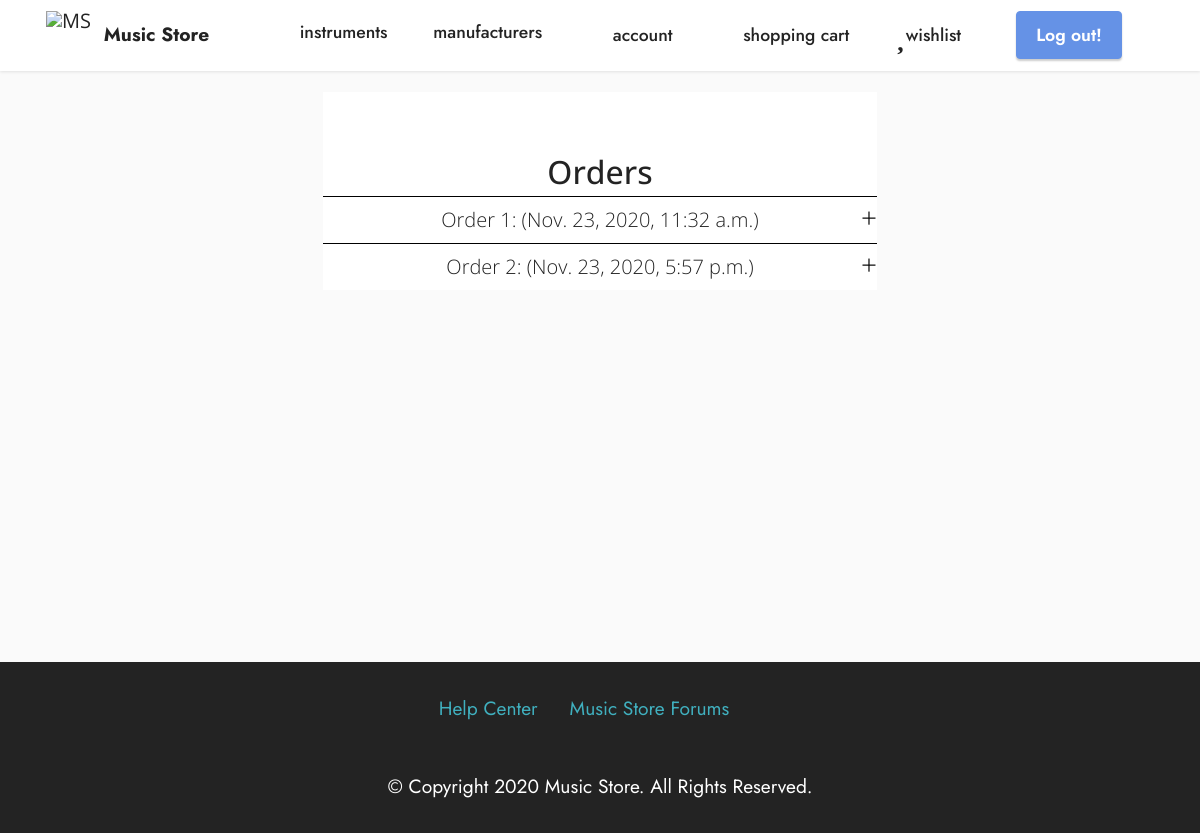
Page /account/orders/ (signed in) on the committed database.
### app/models.py (models this page shows, shortened)
class Order(models.Model):
    person = models.ForeignKey(Person, on_delete=models.CASCADE)
    delivery_address = models.ForeignKey(Address, on_delete=models.CASCADE)
    payment_time = models.DateTimeField()
    order_status = models.CharField(choices=STATUS, max_length=100)
    list = models.ForeignKey(ItemList, on_delete=models.CASCADE)
    payment_method = models.CharField(choices=PAYMENT_METHODS, max_length=20)

### app/views.py (the view)
# urls.py: path('account/orders/', views.orders, name='orders'),
@login_required(login_url='/login/')
def orders(request):
    try:
        ords = Order.objects.filter(person=get_curr_person_object(request))
    except ObjectDoesNotExist:
        ords= []
    return render(request, 'show_orders.html', {'orders' : ords} )

### app/models.py (called while the page is built)
    def __str__(self):
        return self.street + ", " + str(self.door) + " - " + self.city + " (" + self.country + ")"

### app/views.py (called while the page is built)
def get_curr_person_object(request):
    u = models.User.objects.get(pk=request.user.id)
    return Person.objects.get(user=u)

### templates/show_orders.html (shortened to what this page needs)
{% extends 'layout.html' %}
{% block content %}
    <div class="container form-container">
        <section class="section-orders">
            {% if orders|length == 0 %}
                <h3>You haven't made any order yet.</h3>
                <a class="btn-href" href="/">Go to homepage</a>
            {% else %}
                <h1>Orders</h1>
                {% for o in orders %}
                    <details>
                        <summary>Order {{ forloop.counter }}: ({{ o.payment_time }})</summary>
                        </details>
                {% endfor %}
            {% endif %}
        </section>
    </div>
{% endblock %}

### app/static/theme/css/style.css (style rules this page uses)
section { background-color: #ffffff; }
body { font-style: normal; line-height: 1.5; font-weight: 400; color: #232323; position: relative; }
section, .container, .container-fluid { position: relative; word-wrap: break-word; }
h1, h2, h3, h4, h5, h6, .display-1, .display-2, .display-4, .display-5, .display-7, span, p, a { line-height: 1; word-break: break-word; word-wrap: break-word; font-weight: 400; }
section { background-position: 50% 50%; background-repeat: no-repeat; background-size: cover; }
html, body { height: auto; min-height: 100vh; }
@media (min-width: 992px) { .container { padding-left: 16px; padding-right: 16px; } }

### app/static/mobirise/css/mbr-additional.css (style rules this page uses)
body { font-family: IBM Plex Sans; }
body { overflow-x: hidden; }

### templates/layout.html (style rules this page uses)
body { margin: 0; min-height: 100vh; font-family: 'Open Sans'; background: #fafafa; }
.form-container { margin-top: 2rem; text-align: center; color: #232323; justify-content: center; }
:root { --color: #3c3163; --transition-time: 0.5s; }
* { box-sizing: border-box; }
.section-orders { padding-top: 4rem; width: 50%; margin: auto; }
.section-orders h1 { font-size: 2rem; font-weight: 500; }
.section-orders details summary { width: 100%; padding: 0.5rem 0; border-top: 1px solid black; position: relative; cursor: pointer; font-size: 1.25rem; font-weight: 300; list-style: none; }
.section-orders details summary:after { content: "+"; color: black; position: absolute; font-size: 1.75rem; line-height: 0; margin-top: 0.75rem; right: 0; font-weight: 200; transform-origin: center; transition: 200ms linear; }

### rows in the picture
Order: payment_time "Nov. 23, 2020, 11:32 a.m."
Order: payment_time "Nov. 23, 2020, 5:57 p.m."
